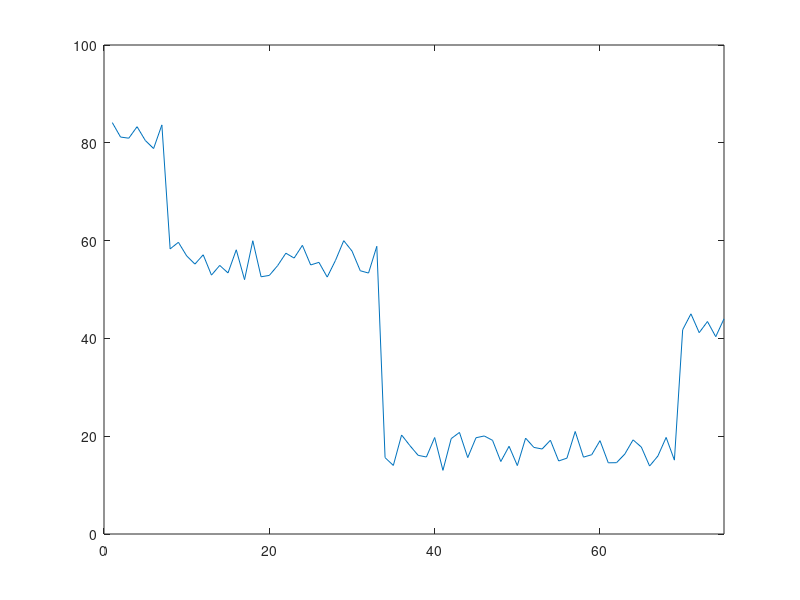

MATLAB code for this plot:
close all; clear all
Z.Ntrials = 75;

noise = ones(Z.Ntrials);
noise_level = [8];
hazard_rate = 0.125;

m = round(rand(1)*100);
first_three = 0 ;
criterion = 0;

while ~criterion
    m = round(rand(1)*100);
    first_three = 0;
    for nt=1:Z.Ntrials

        bag_location_100(nt) = m + rand * noise_level(noise(nt));
        first_three = first_three + 1;

        if first_three > 3 && rand < hazard_rate 
            m = round(rand(1)*100);
            first_three = 0;
        end

    end
    criterion = ~sum(bag_location_100 > 100) && ~sum(bag_location_100 < 0)
end


figure; plot(bag_location_100);axis([0 Z.Ntrials 0 100]);
save bag_location_100_B.mat bag_location_100
